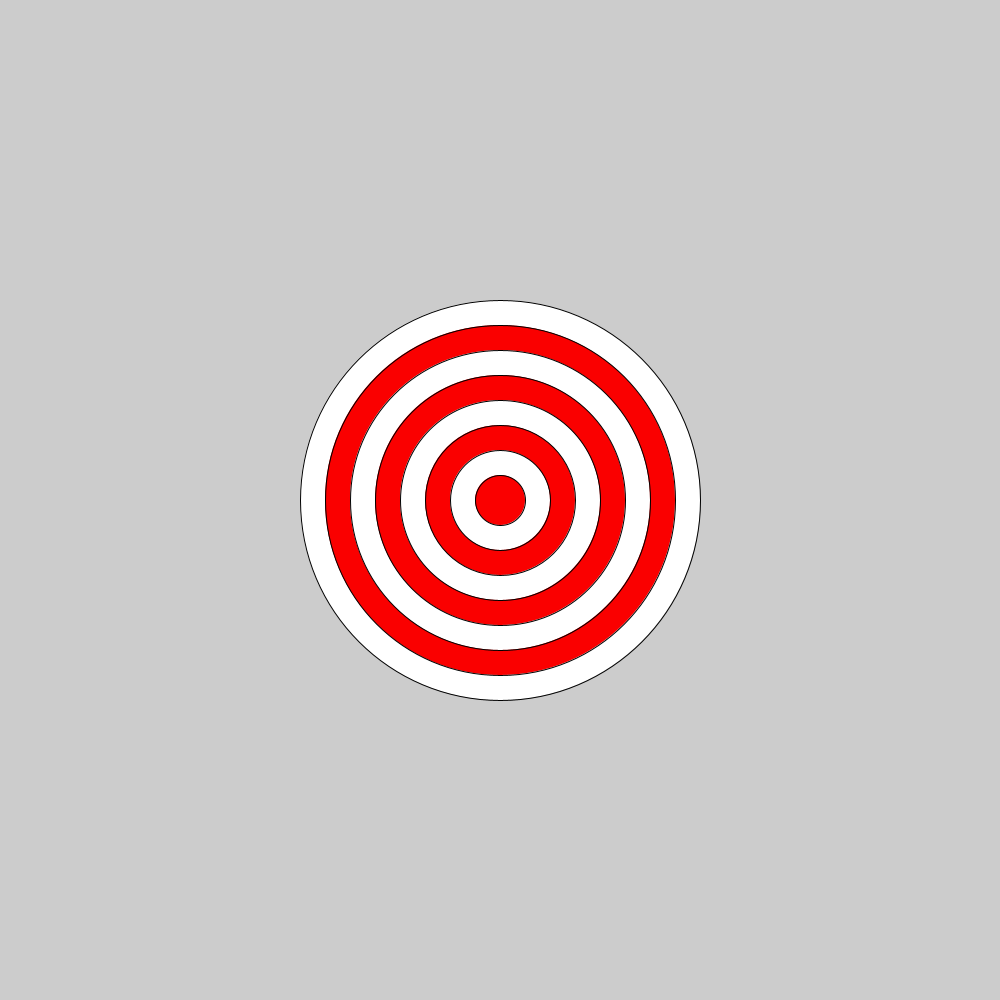
Frame 1 (no input)
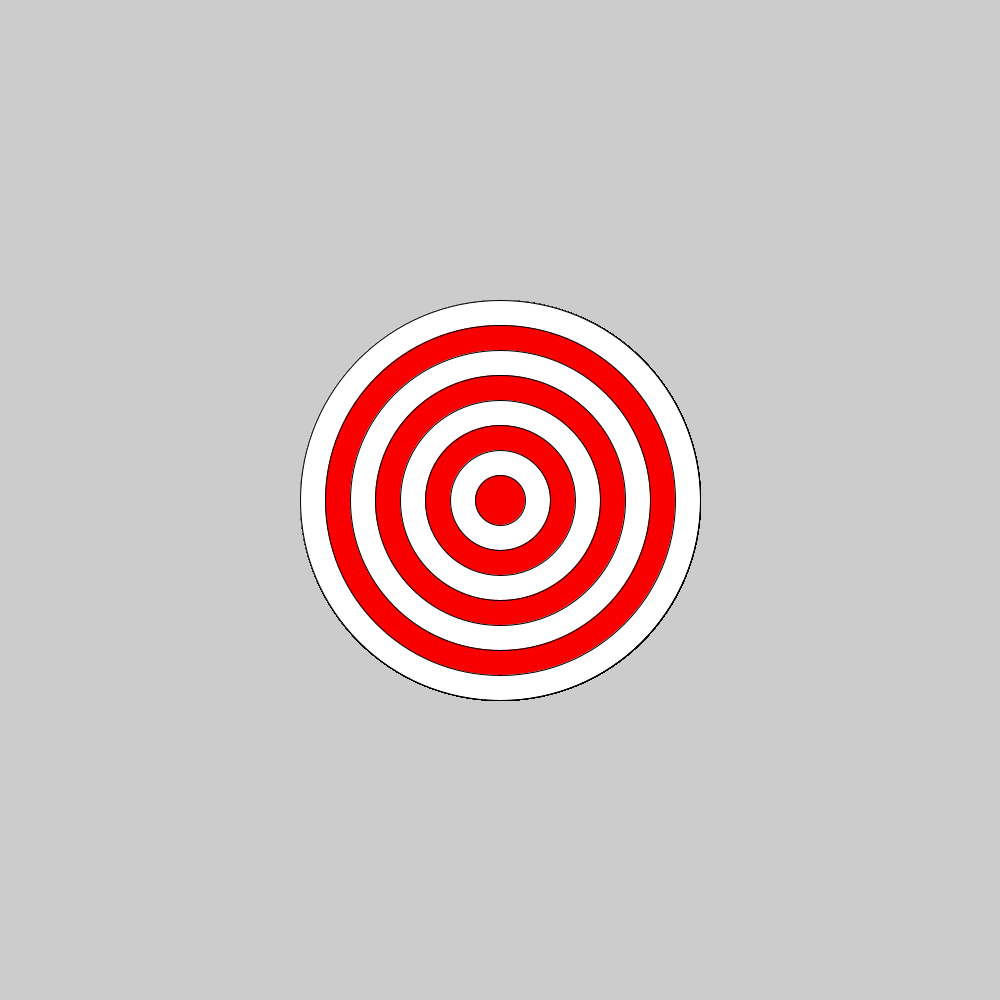
Frame 60 (the mouse pressed at the canvas centre just before this capture)
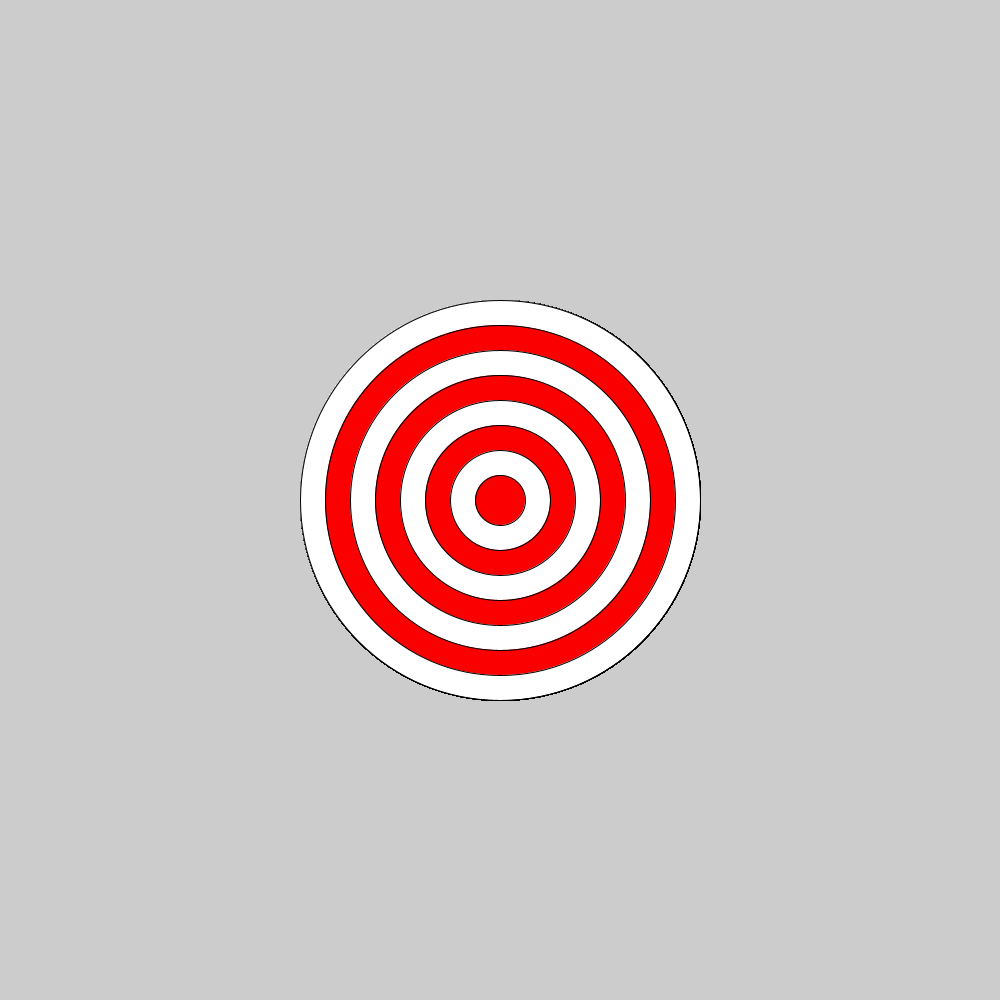
Frame 120 (the mouse held since frame 60 and released just before this capture)

The Processing sketch that drew these frames (run headless with seeded random() and noise(); from frame 60 on, the mouse is pressed at the canvas centre):

// Processing sketch: Bullseye
// ── Bullseye.pde
void setup(){
  
  size(1000,1000);
}
  void draw(){
    
  for(int i = 8; i > 0; i--){
        ellipse(500,500,i*50,i*50);
    if(i%2==0){
      fill(250,0,0);
    }
    else{
      fill(255,255,255);
    }
         
       
  }
 
  
  
  
}
